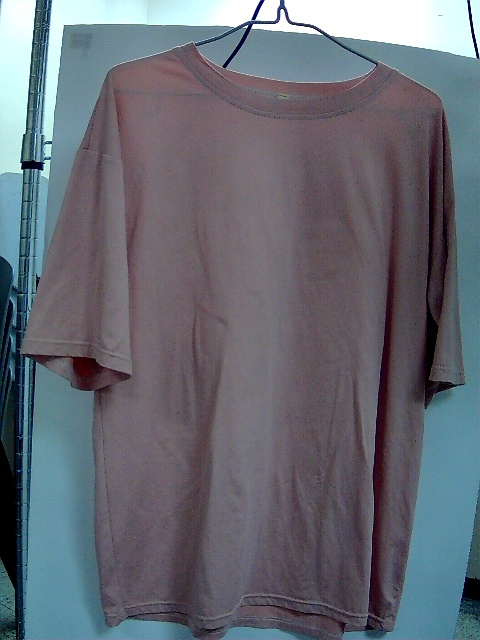
#> input picture Trainning/real_case_picture/3_T-Shirt_PINK.jpg, 480 x 640 px, found by its file name
$ python color_hsv_selector.py
#> lines starting #> are read from the running program, lines starting #| are printed output that depends on the picture; after the words box and inside, x2 and y2 are one past the last pixel; in counts of white or black regions, pixels touching at a corner belong together


import cv2
import numpy as np
#定义窗口名称
imgName='Image Part'
trackbarName = 'Trackbar Part'

#定义滑动条回调函数，此处pass用作占位语句保持程序结构的完整性
def nothing(x):
    pass
img_original=cv2.imread('E:\\ProgrammingLanguage\\git\\Intelligence-Closet\\Trainning\\real_case_picture\\3_T-Shirt_PINK.jpg')
#> img_original is the input picture: shape (640, 480, 3); mean B, G, R 115.7, 106.7, 102.3
#颜色空间的转换
img_hsv=cv2.cvtColor(img_original, cv2.COLOR_BGR2HSV)
#> img_hsv: shape (640, 480, 3); mean H, S, V 130.4, 54.4, 118.7

# #新建窗口
cv2.namedWindow(imgName, 0)
cv2.namedWindow(trackbarName, 0)


# #新建6个滑动条，表示颜色范围的上下边界，这里滑动条的初始化位置即为黄色的颜色范围
cv2.createTrackbar('LowerbH',trackbarName, 0, 255, nothing)
#> slider 'LowerbH' is set to 51
cv2.createTrackbar('LowerbS',trackbarName, 0, 255, nothing)
#> slider 'LowerbS' is set to 51
cv2.createTrackbar('LowerbV',trackbarName, 0, 255, nothing)
#> slider 'LowerbV' is set to 51
cv2.createTrackbar('UpperbH',trackbarName, 0, 255, nothing)
#> slider 'UpperbH' is set to 255
cv2.createTrackbar('UpperbS',trackbarName, 0, 255, nothing)
#> slider 'UpperbS' is set to 255
cv2.createTrackbar('UpperbV',trackbarName, 0, 255, nothing)
#> slider 'UpperbV' is set to 255

while(1):
    #函数cv2.getTrackbarPos()范围当前滑块对应的值
    lowerbH=cv2.getTrackbarPos('LowerbH', trackbarName)
    lowerbS=cv2.getTrackbarPos('LowerbS', trackbarName)
    lowerbV=cv2.getTrackbarPos('LowerbV', trackbarName)
    upperbH=cv2.getTrackbarPos('UpperbH', trackbarName)
    upperbS=cv2.getTrackbarPos('UpperbS', trackbarName)
    upperbV=cv2.getTrackbarPos('UpperbV', trackbarName)
    #得到目标颜色的二值图像，用作cv2.bitwise_and()的掩模
    img_target=cv2.inRange(img_original,(lowerbH,lowerbS,lowerbV),(upperbH,upperbS,upperbV))
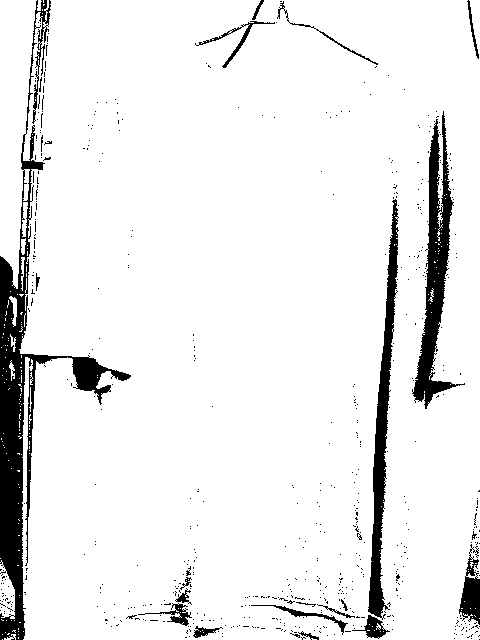
#> img_target: shape (640, 480); 92.1% white; 590 black regions (568 under 20 px), largest, box (x1, y1, x2, y2) and area: (0, 0, 131, 640) 11261, (412, 111, 465, 409) 4719, (368, 199, 399, 620) 3998
    #输入图像与输入图像在掩模条件下按位与，得到掩模范围内的原图像
    img_specifiedColor=cv2.bitwise_and(img_original,img_original,mask=img_target)
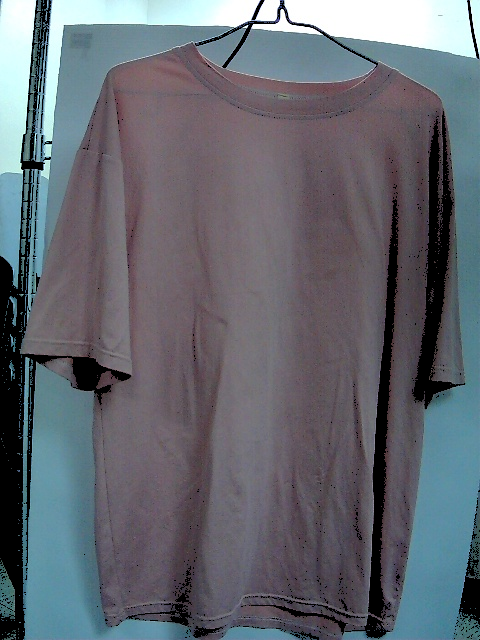
#> img_specifiedColor: shape (640, 480, 3); mean B, G, R 112.4, 104.3, 100
    cv2.imshow(imgName,img_specifiedColor)
    if cv2.waitKey(1)==ord('q'):
#> (key q is pressed here)
        break
cv2.destroyAllWindows()

$ run again, with Trainning/real_case_picture/10_Shirt.jpg copied over Trainning/real_case_picture/3_T-Shirt_PINK.jpg
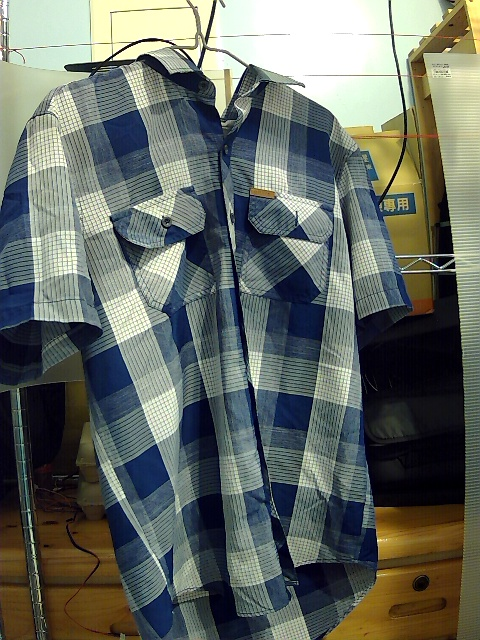
#> input picture Trainning/real_case_picture/10_Shirt.jpg, 480 x 640 px, found by its file name
#> img_original is the input picture: shape (640, 480, 3); mean B, G, R 99.8, 107.2, 101.2
#> img_hsv: shape (640, 480, 3); mean H, S, V 71, 91.8, 116.3
#> `img_target=cv2.inRange(img_original,(lowerbH,lowerbS,lowerbV),(upperbH..`:
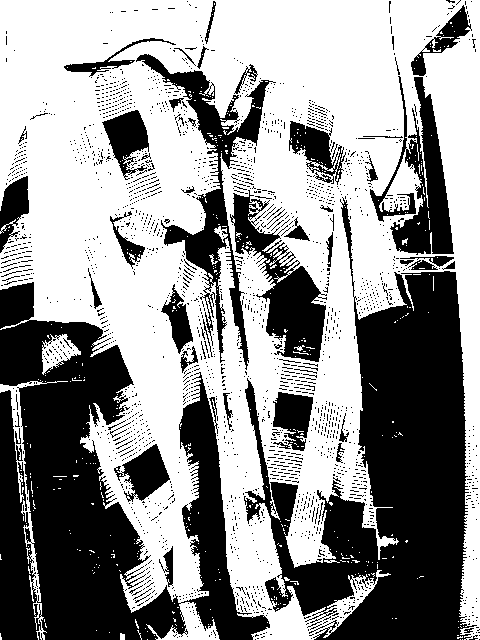
#> img_target: shape (640, 480); 58.1% white; 2194 black regions (2133 under 20 px), largest, box (x1, y1, x2, y2) and area: (0, 282, 270, 640) 45785, (244, 197, 477, 640) 44142, (136, 54, 276, 370) 7714
#> `img_specifiedColor=cv2.bitwise_and(img_original,img_original,mask=img_..`:
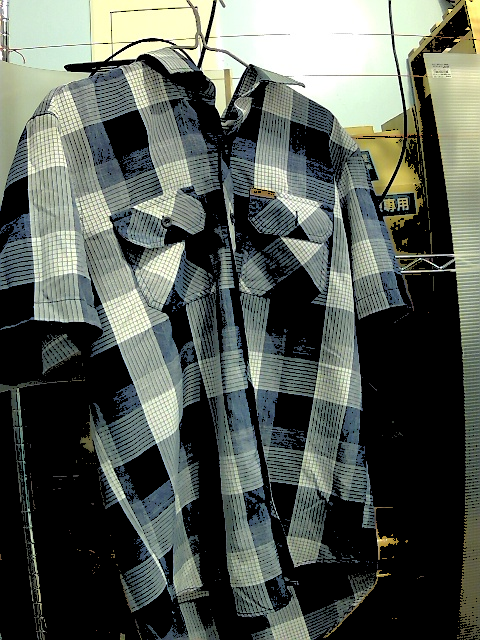
#> img_specifiedColor: shape (640, 480, 3); mean B, G, R 84.5, 91.9, 85.4

$ run again, with Trainning/real_case_picture/11_Shirt.jpg copied over Trainning/real_case_picture/3_T-Shirt_PINK.jpg
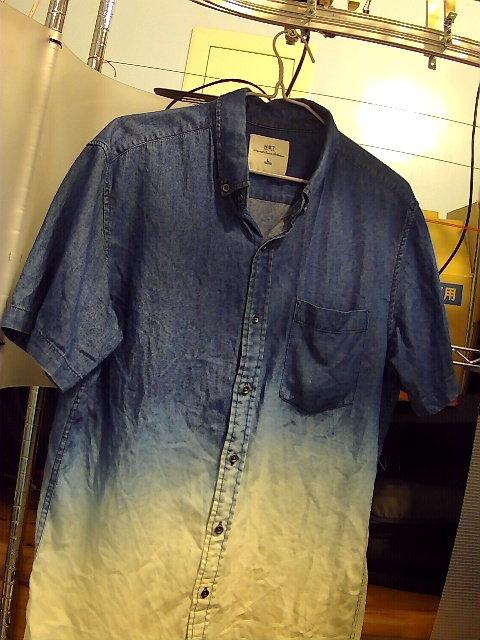
#> input picture Trainning/real_case_picture/11_Shirt.jpg, 480 x 640 px, found by its file name
#> img_original is the input picture: shape (640, 480, 3); mean B, G, R 88.8, 111.7, 122.1
#> img_hsv: shape (640, 480, 3); mean H, S, V 68.3, 94.8, 127.7
#> `img_target=cv2.inRange(img_original,(lowerbH,lowerbS,lowerbV),(upperbH..`:
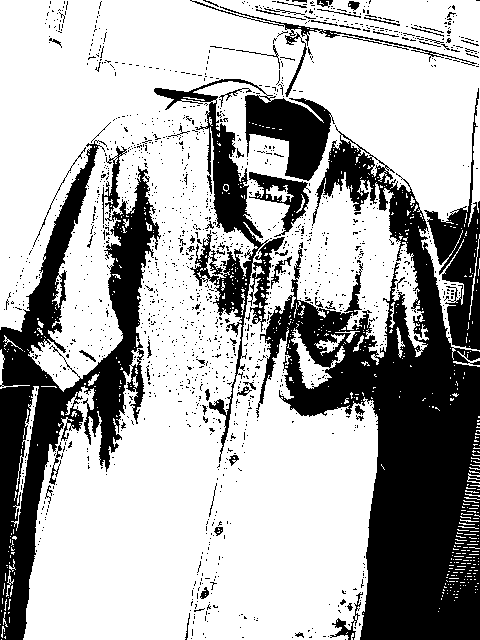
#> img_target: shape (640, 480); 68.3% white; 1510 black regions (1447 under 20 px), largest, box (x1, y1, x2, y2) and area: (256, 125, 480, 640) 46321, (0, 140, 161, 640) 24869, (154, 79, 335, 463) 12097
#> `img_specifiedColor=cv2.bitwise_and(img_original,img_original,mask=img_..`:
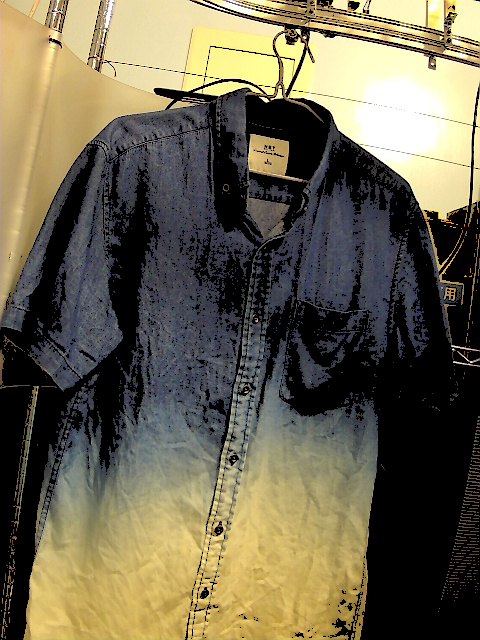
#> img_specifiedColor: shape (640, 480, 3); mean B, G, R 78.1, 100.7, 107.5
